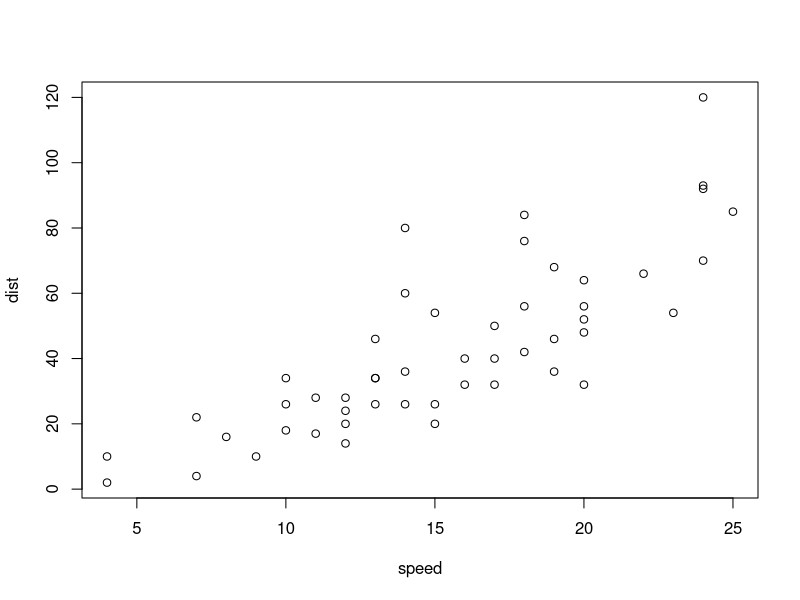
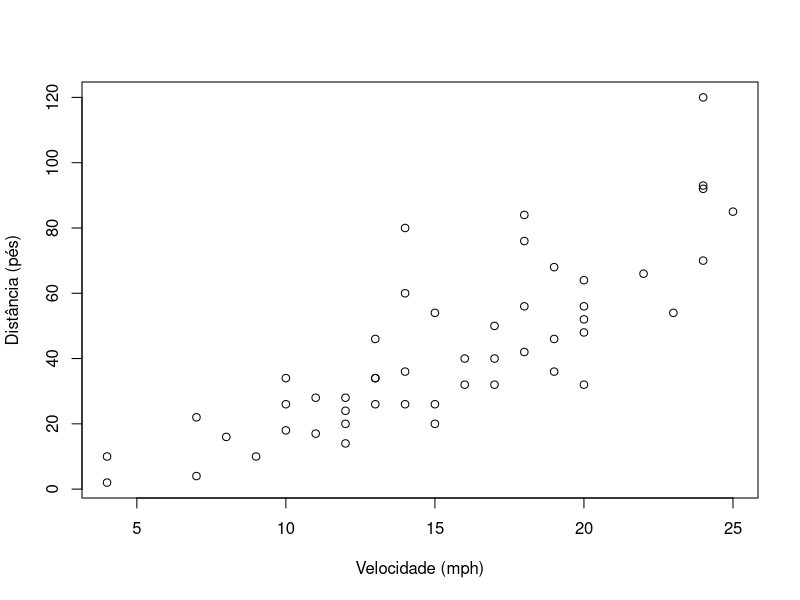
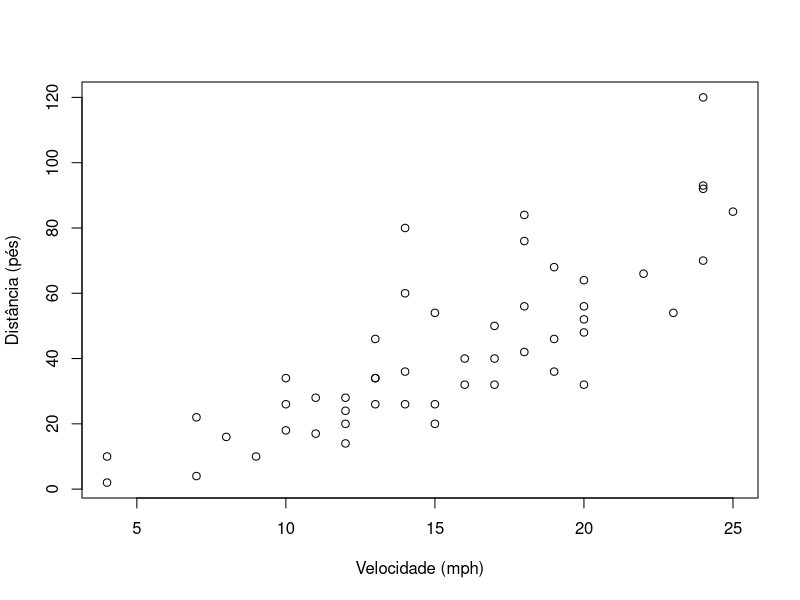

Write R code to recreate these figures, in order.
## ---- chunk 1
knitr::opts_chunk$set(echo = TRUE, tidy=FALSE)
tidy.opts=list(blank=FALSE, width.cutoff=60)
## ---- chunk 2
cars
## ---- chunk 3
summary(cars)
## ---- chunk 4
plot(dist ~ speed, data=cars)
## ---- chunk 5
plot(dist ~ speed, data=cars, xlab="Velocidade (mph)", ylab="Distância (pés)")
## ---- chunk 6
plot(dist ~ speed, data=cars, xlab="Velocidade (mph)", ylab="Distância (pés)")
## ---- chunk 7
ajuste <- lm(dist ~ speed, data=cars)
summary(ajuste)
## ---- chunk 8
library(knitr)
kable(summary(ajuste)$coefficients, format="latex")
## ---- chunk 9
lm_traducao <- function(ajuste){
  traducao <- summary(ajuste)$coefficients
  colnames(traducao) <- c("Estimativa", "Erro Padrão", "t", "p-valor")
  rownames(traducao) <- c("Intercepto", "Velocidade")
  return(traducao)
}

lm_traducao(ajuste)
## ---- chunk 10
library(kableExtra)
kable(lm_traducao(ajuste), format="latex", booktabs=TRUE,
      caption="\\label{CarsLM_4} Resultado do ajuste de um modelo linear 
      aos dados do pacote \\texttt{cars}.", digits=4) %>%
  kable_styling(latex_options="hold_position")
